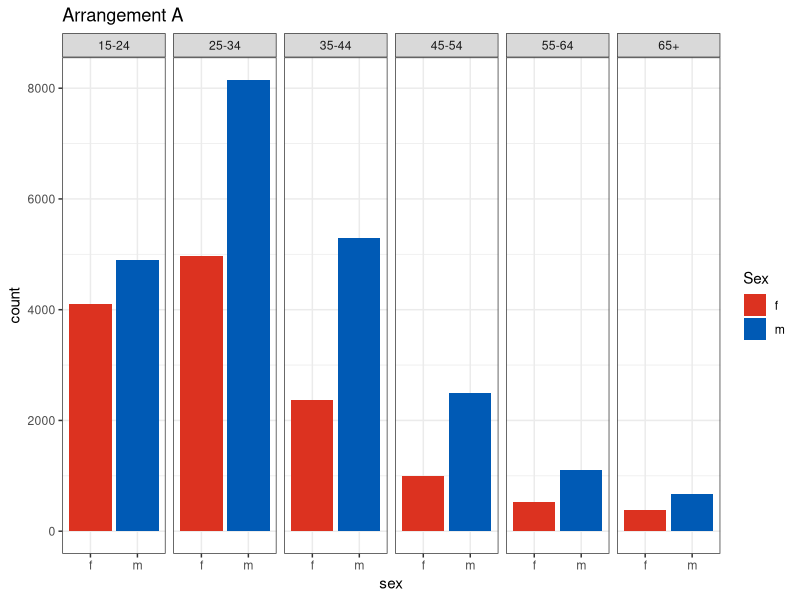
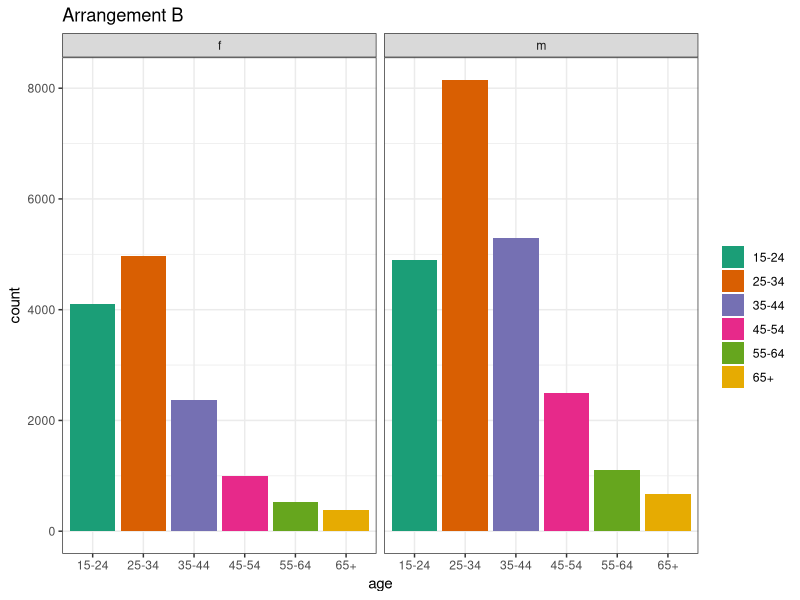
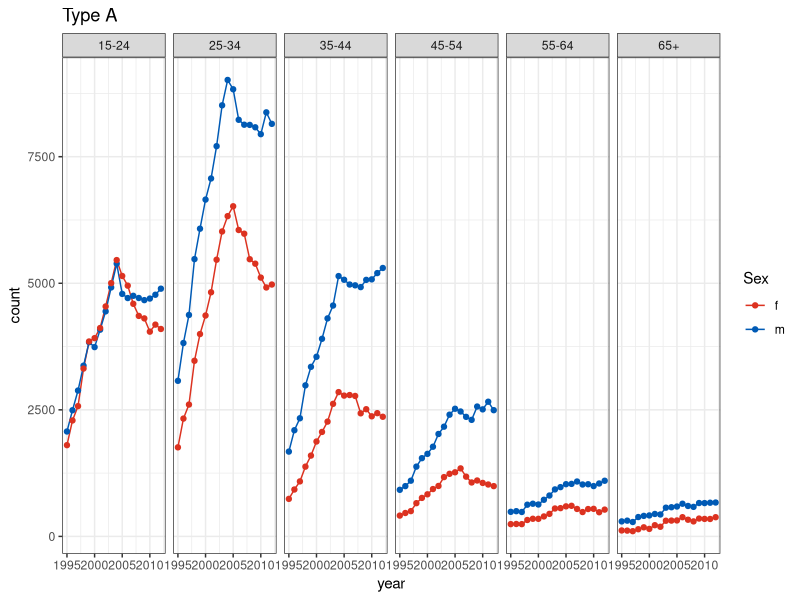
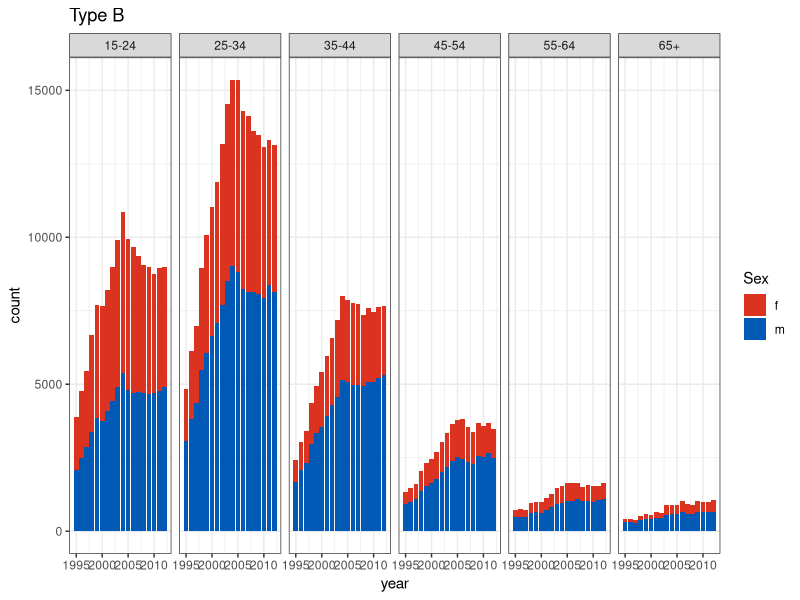
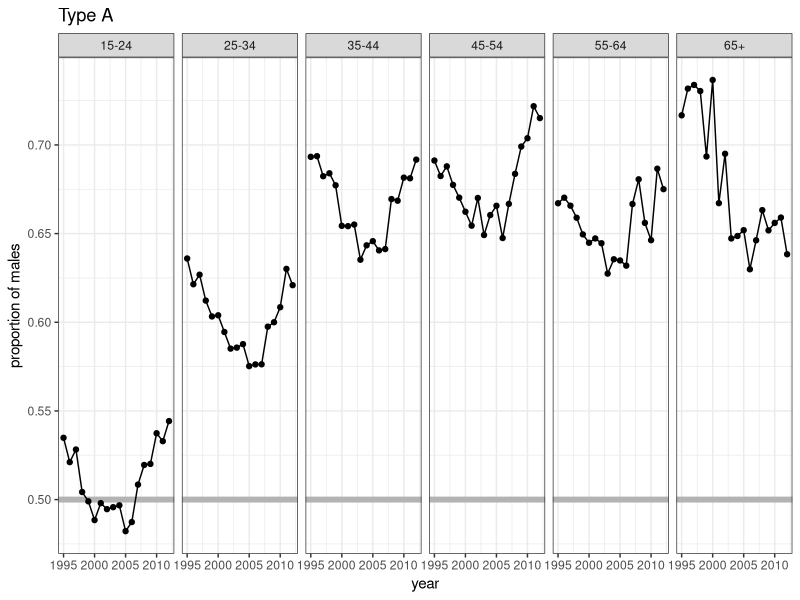
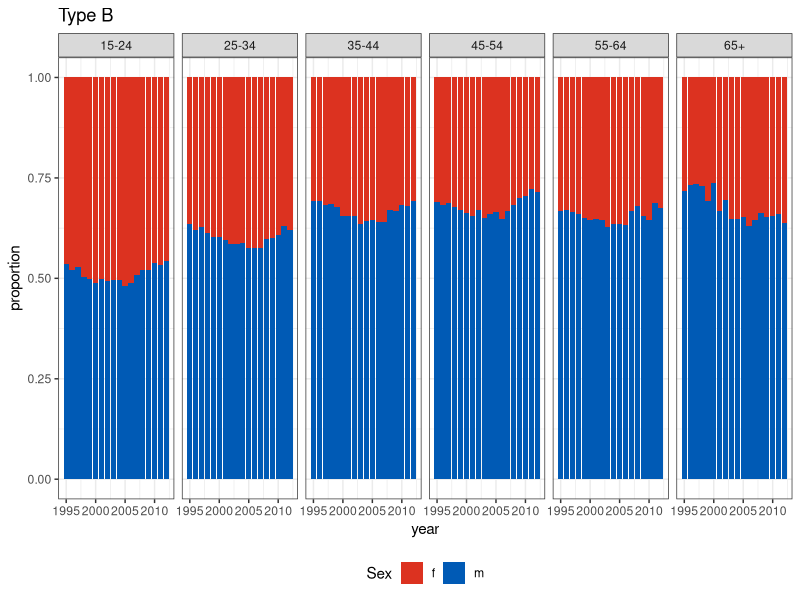
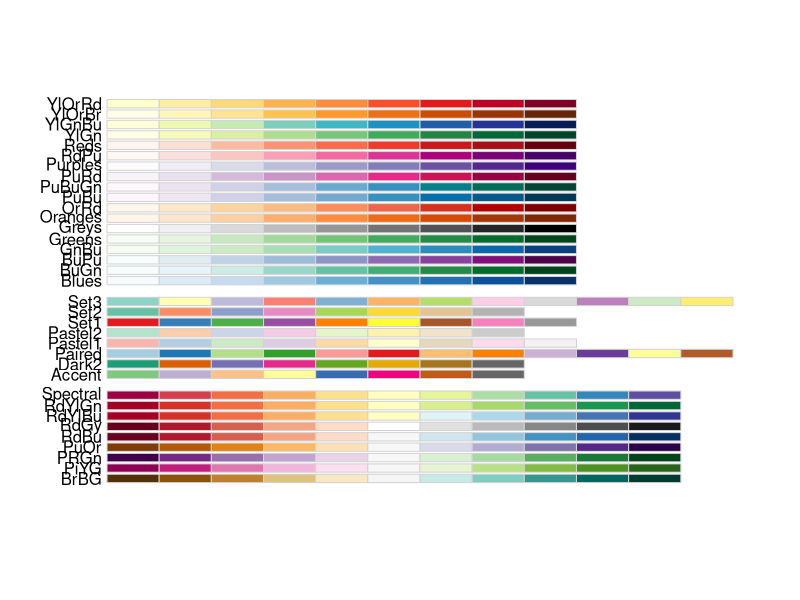
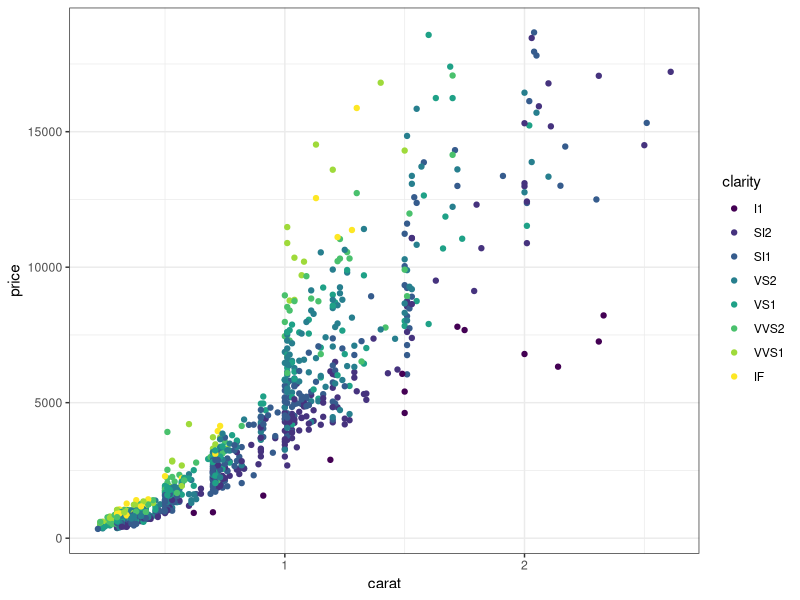

These figures' R source, in order:
## ----echo = FALSE, message = FALSE, warning = FALSE, warning = FALSE----
# source(here::here("knitr-setup.R"))
# source(here::here("libraries.R"))
library(readr)
library(here)
library(dplyr)
library(tidyr)
library(stringr)
library(ggplot2)
library(dichromat)
library(scales)
library(RColorBrewer)
theme_set(theme_bw())

data(diamonds, package="ggplot2")
diamonds <- diamonds |>
  mutate(clarity = factor(clarity, levels = c("I1", "SI2", "SI1", "VS2", "VS1", "VVS2", "VVS1", "IF"), ordered = T))


## ----read TB data and wrangle and subset to USA, echo = FALSE----------
tb <- read_csv(here::here("data/TB_notifications_2025-07-22.csv")) |> 
  dplyr::select(country, iso3, year, new_sp_m04:new_sp_fu) |>
  pivot_longer(cols=new_sp_m04:new_sp_fu, names_to="sexage", values_to="count") |>
  mutate(sexage = str_replace(sexage, "new_sp_", "")) |>
  mutate(sex=substr(sexage, 1, 1), 
         age=substr(sexage, 2, length(sexage))) |>
  dplyr::select(-sexage)

# Filter years between 1997 and 2012 due to missings
tb_kn <- tb |> 
  filter(country == "Kenya") |>
  filter(!(age %in% c("04", "014", "514", "u"))) |>
  filter(!is.na(count)) |>
  mutate(age = str_replace(age, "(\\d{2})(\\d{2})", "\\1-\\2") |>
           str_replace("65", "65+"))


## ----------------------------------------------------------------------
tb_kn |> 
  filter(year == 2012) |> 
  dplyr::select(sex, age, count) |>
  head()


## ----focus on one year gender side-by-side bars of males females, fig.height=3, echo=FALSE----
tb_kn |> filter(year == 2012) |>
  ggplot(aes(x=sex, y=count, fill=sex)) +
  geom_bar(stat="identity", position="dodge") + 
  facet_wrap(~age, ncol=6) +
  scale_fill_manual("Sex", values = c("#DC3220", "#005AB5")) +
  ggtitle("Arrangement A")


## ----focus on one year age side-by-side bars of age group, fig.height=3, echo=FALSE----
tb_kn |> filter(year == 2012) |>
  ggplot(aes(x=age, y=count, fill=age)) +
  geom_bar(stat="identity", position="dodge") + 
  facet_wrap(~sex, ncol=6) +
  scale_fill_brewer("", palette="Dark2") +
  ggtitle("Arrangement B")


## ----ref.label='focus on one year gender side-by-side bars of males females', fig.height=3, echo=F----


## ----ref.label='focus on one year age side-by-side bars of age group', fig.height=3, echo=F----


## ----------------------------------------------------------------------
tb_kn |> select(year, sex, age, count) |> head(10)


## ----use a line plot instead of bar, fig.height=3, echo = F------------
ggplot(tb_kn, aes(x=year, y=count, colour=sex)) +
  geom_line() + geom_point() +
  facet_wrap(~age, ncol=6) +
  scale_color_manual(
    "Sex", 
    values = c("#DC3220", "#005AB5")) +
  ggtitle("Type A")


## ----colour and axes fixes, fig.height=3, echo = F---------------------
# This uses a color blind friendly scale
ggplot(tb_kn, aes(x=year, y=count, fill=sex)) +
  geom_bar(stat="identity") + 
  facet_wrap(~age, ncol=6) +
  scale_fill_manual("Sex", values = c("#DC3220", "#005AB5")) +
  ggtitle("Type B")




## ----ref.label='use a line plot instead of bar', fig.height=3, echo = F----


## ----ref.label='colour and axes fixes', fig.height=3, echo = F---------






## ----use a line plot for proportions, fig.height=3, echo = F-----------
tb_kn |> group_by(year, age) |> 
  summarise(p = count[sex=="m"]/sum(count)) |>
  ggplot(aes(x=year, y=p)) +
  geom_hline(yintercept = 0.50, colour="grey70", size=2) +
  geom_line() + geom_point() +
  facet_wrap(~age, ncol=6) +
  ylab("proportion of males") +
  ggtitle("Type A")


## ----compare proportions of males females, fig.height=4, echo = F------
# Fill the bars, note the small change to the code
ggplot(tb_kn, aes(x=year, y=count, fill=sex)) +
  geom_bar(stat="identity", position="fill") + 
  facet_wrap(~age, ncol=6) +
  scale_fill_manual("Sex", values = c("#DC3220", "#005AB5")) + ylab("proportion") +
  ggtitle("Type B") + theme(legend.position = "bottom")




## ----show different types of color palettes, fig.height=7, fig.width=12, echo=TRUE, fig.show='hide'----
display.brewer.all()


## ----ref.label='show different types of color palettes', fig.height=7, fig.width=12----


## ----mapping numbers to rainbow sequential scale, echo=TRUE, fig.width=7, fig.height=4----
dsamp <- diamonds |>
  sample_n(1000)
(d <- ggplot(
  dsamp, aes(carat, price)) +
  geom_point(aes(
    colour = clarity)))


## ----mapping numbers to sequential scale, echo=TRUE, fig.width=7, fig.height=4----
d + scale_colour_brewer(direction = -1)


## ----mapping numbers to diverging scale, echo=TRUE, fig.width=7, fig.height=4, out.width="60%"----
d + scale_colour_brewer(palette="PRGn")


## ----mapping numbers to qualitative palette, echo=TRUE, , fig.width=7, fig.height=4, out.width="60%"----
d + scale_colour_brewer(palette="Set1")




## ----using the dichromat package to check color blind appearance, echo=TRUE, eval = F----
# clrs <- hue_pal()(9)
# d + theme(legend.position = "none")
# 
# clrs <- dichromat(hue_pal()(9))
# d +
#   scale_colour_manual("", values=clrs) +
#   theme(legend.position = "none")


## ----show the default colour scheme, echo=FALSE, fig.width=4, fig.height=4, out.width="100%"----
clrs <- hue_pal()(9)
p1 <- d + theme(legend.position = "none") + scale_color_discrete()
p1


## ----show the dichromat adjusted colors, echo=FALSE, fig.width=4, fig.height=4, out.width="100%"----
clrs <- dichromat(hue_pal()(9))
p2 <- d + scale_color_manual("", values=clrs) + theme(legend.position = "none")

p2


## ----is shape preattentive, echo=FALSE, fig.width=4, fig.height=4------
set.seed(20190715)
df <- data.frame(x=runif(100), y=runif(100), cl=sample(c(rep("A", 1), rep("B", 99))))
ggplot(data=df, aes(x, y, shape=cl)) + theme_bw() + 
  geom_point(size=3) +
  theme(legend.position="None", aspect.ratio=1, axis.text = element_blank(), axis.ticks=element_blank(), axis.title = element_blank()) 


## ----is color preattentive, echo=FALSE, fig.width=4, fig.height=4------
ggplot(data=df, aes(x, y, colour=cl)) + 
  geom_point(size=3) +
  theme_bw() + 
  scale_colour_brewer(palette="Set1") +
  theme(legend.position="None", aspect.ratio=1, axis.text = element_blank(), axis.ticks=element_blank(), axis.title = element_blank()) 


## ----a line plot on sex, fig.height=3, fig.width = 8, echo = F---------
ggplot(tb_kn, aes(x=year, y=count, colour=sex)) +
  geom_line() + geom_point() +
  facet_wrap(~age, ncol=6) +
  scale_color_manual("Sex", values = c("#DC3220", "#005AB5"))  +
  ggtitle("Arrangement A")


## ----a line plot on age, fig.height=3, fig.width=8, echo = F-----------
ggplot(tb_kn, aes(x=year, y=count, colour=age)) +
  geom_line() + geom_point() +
  facet_wrap(~sex, ncol=6) +
  scale_colour_brewer("", palette="Dark2") +
  ggtitle("Arrangement B")


## ----side-by-side bars of males females, fig.height=3, echo = F--------
tb_kn |> filter(year == 2012) |>
  ggplot(aes(x=sex, y=count, fill=sex)) +
  geom_bar(stat="identity", position="dodge") + 
  facet_wrap(~age, ncol=6) +
  scale_fill_manual("Sex", values = c("#DC3220", "#005AB5"))  +
  ggtitle("Position - common scale ")


## ----piecharts of males females, fig.height=3, echo = F----------------
tb_kn |> filter(year == 2012) |>
  ggplot(aes(x=1, y=count, fill=sex)) +
  geom_bar(stat="identity", position="fill") + 
  facet_wrap(~age, ncol=6) +
  scale_fill_manual("Sex", values = c("#DC3220", "#005AB5")) +
  ggtitle("Angle") + xlab("") + ylab("") +
  coord_polar(theta = "y")


## ----side-by-side bars of age, fig.height=3, echo = F------------------
tb_kn |> filter(year == 2012) |>
  ggplot(aes(x=age, y=count, fill=age)) +
  geom_bar(stat="identity", position="dodge") + 
  facet_wrap(~sex, ncol=6) +
  scale_fill_brewer("", palette="Dark2") +
  ggtitle("Position - common scale ")


## ----piecharts of age, fig.height=3, echo = F--------------------------
tb_kn |> filter(year == 2012) |>
  ggplot(aes(x=1, y=count, fill=age)) +
  geom_bar(stat="identity", position="fill") + 
  facet_wrap(~sex, ncol=6) +
  scale_fill_brewer("", palette="Dark2") +
  ggtitle("Angle") + xlab("") + ylab("") +
  coord_polar(theta = "y")


## ----stacked bars of age, fig.height=3, echo = F-----------------------
tb_kn |> filter(year == 2012) |>
  ggplot(aes(x=1, y=count, fill=age)) +
  geom_bar(stat="identity", position="fill") + 
  facet_wrap(~sex, ncol=6) +
  scale_fill_brewer("", palette="Dark2") +
  ggtitle("Position - nonaligned") + xlab("") + ylab("")


## ----facetting plots can result in change blindness, echo=TRUE, out.width="50%", fig.width=6.5, fig.height=3.5----
ggplot(dsamp, aes(x=carat, y=price, colour = clarity)) +
  geom_point() +
  geom_smooth(se=FALSE) +
  scale_color_brewer(palette="Set1") +
  facet_wrap(~clarity, ncol=4)


## ----averlaying makes comparisons easier, echo=TRUE, out.width="100%", fig.width=7, fig.height=4----
ggplot(dsamp, aes(x=carat, y=price, 
                  colour = clarity)) +
  geom_point() +
  geom_smooth(se=FALSE) +
  scale_color_brewer(palette="Set1") 
